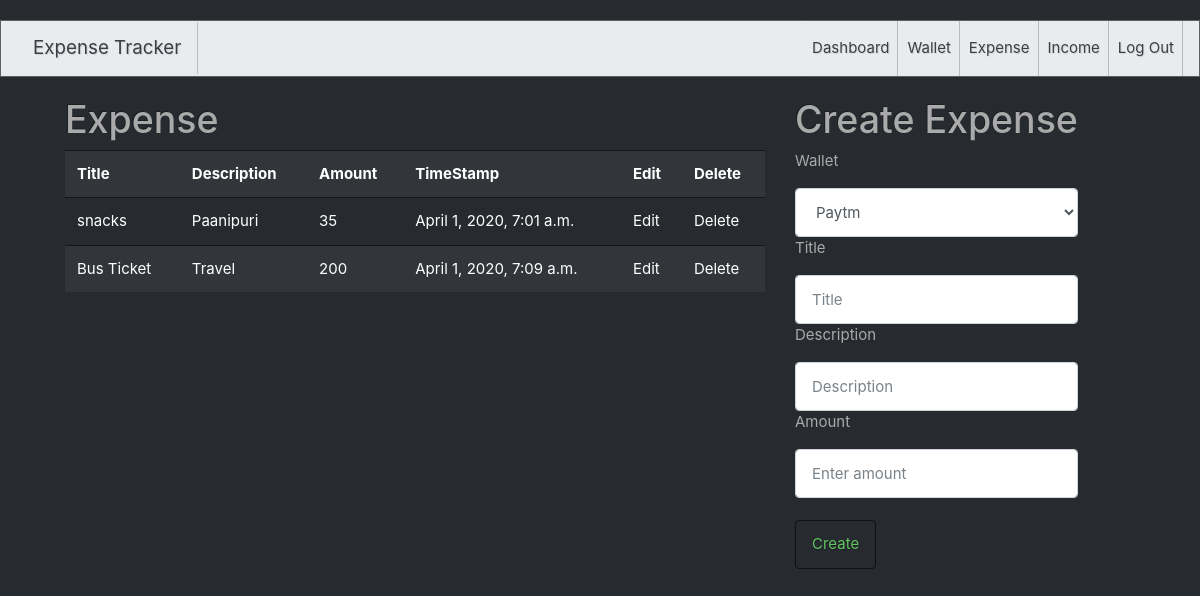
The app's page /expense/ (signed in) with its own data.
### tracker/models.py (models this page shows, shortened)
class Expense(models.Model):
    title= models.CharField(max_length = 100 )
    Amount =models.IntegerField()
    timestamp =models.DateTimeField(auto_now=True)
    description=models.TextField()
    user=models.ForeignKey(User,on_delete=models.CASCADE,null=True,blank=True)
    wallet=models.ForeignKey(Wallet,on_delete=models.CASCADE,null=True,blank=True)

### tracker/views.py (the view)
# urls.py: path('expense/',get_all_expense),
def get_all_expense(request):
    user=request.user
    all_wallet=Wallet.objects.filter(user=user)
    all_expense=Expense.objects.filter(user=user)
    return render(request,"expense.html",{"expense":all_expense,"wallet":all_wallet})

### tracker/templates/expense.html (shortened to what this page needs)
{% extends 'bootswatch.html' %}
{% block body %}
<div class="container" style="display: flex; ">
    <div style="margin-right: 30px;">
        <h1>Expense</h1>
       <table class="table table-striped" style="width: 700px;">
           <tr>
               <th>Title</th>
               <th>Description</th>
               <th>Amount</th>
               <th>TimeStamp</th>
               <th>Edit</th>
               <th>Delete</th>
           </tr>
       {% for inc in expense %}
           <tr>
               <td>{{inc.title}}</td>
               <td>{{inc.description}}</td>
               <td>{{inc.Amount}}</td>
               <td>{{inc.timestamp}}</td>
               <td><a href="/edit_expense/{{inc.id}}/">Edit</a></td>
               <td><a href="/delete_expense/{{inc.id}}/">Delete</a></td>
           </tr>
       {% endfor %}
       </table>
    </div>
    <div style="max-width: 300px;">
        <h1>Create Expense</h1>
        <form action="/create_expense/" method="post" class="form-group">
         <p>Wallet</p>
         <select name="wallet" class="form-control">
             {% for wal in wallet %}
             <option value="{{wal.id}}">{{wal.name}}</option>
             {% endfor %}
         </select>
         <p>Title</p>
         <input type="text" name="title" placeholder="Title" class="form-control">
         <p>Description</p>
         <input type="text" name="description" placeholder="Description" class="form-control">
         <p>Amount</p>
         <input type="number" name="amount" placeholder="Enter amount" class="form-control" >
         <br>
         <button type="submit" class="btn btn-outline-success">Create</button>
         </form>
    </div>
</div>
{% endblock %}

### records on screen
Expense: title "snacks", description "Paanipuri", Amount "35", timestamp "April 1, 2020, 7:01 a.m."
Expense: title "Bus Ticket", description "Travel", Amount "200", timestamp "April 1, 2020, 7:09 a.m."

### other values on screen
form field wallet "Paytm"
